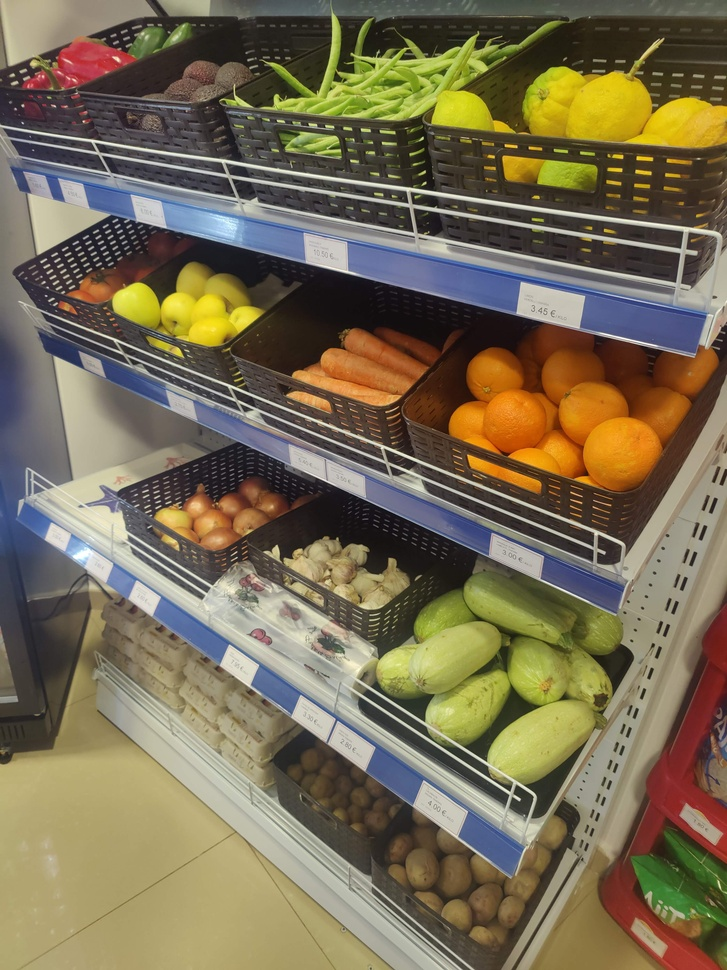
#> input picture images/fruits.jpg, 727 x 970 px, shrunk from 3000 x 4000 before the run
$ python convert_color.py
#> lines starting #> are read from the running program, lines starting #| are printed output that depends on the picture
#import libraries

from skimage import io
from skimage import color
from skimage import data
from skimage import util
from pylab import *
import matplotlib.pyplot as plt
import numpy as np


#read image
img = io.imread('images/fruits.jpg')
#> img is the input picture: shape (970, 727, 3); mean R, G, B 120.5, 109.3, 83.4

#convert to HSV
img_hsv = color.rgb2hsv(img)
#> img_hsv: shape (970, 727, 3) float64; mean of channels 0, 1, 2 0.234, 0.357, 0.492

#print ('Original Colour')
figure(0)
plt.imshow(img)
plt.show()

figure(1)
plt.imshow(img_hsv)
plt.show()

# Convert safely to 8-bit unsigned integer
img_hsv2 = util.img_as_ubyte(img_hsv)
#> img_hsv2: shape (970, 727, 3); mean of channels 0, 1, 2 59.7, 90.9, 125.6
io.imsave("images/fruits_hsv.jpg", img_hsv2)
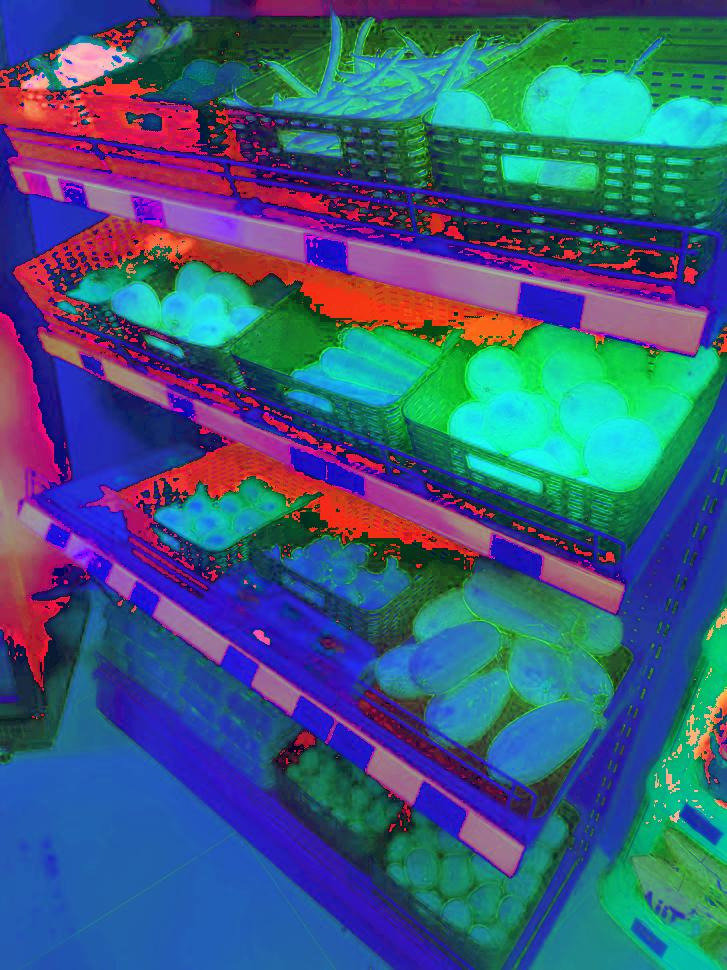
#> saved as fruits_hsv.jpg: shape (970, 727, 3); mean R, G, B 59.7, 91.1, 125.6

figure(2)
plt.imshow(img_hsv2)
plt.show()

$ run again, with images/caleta1.jpg copied over images/fruits.jpg
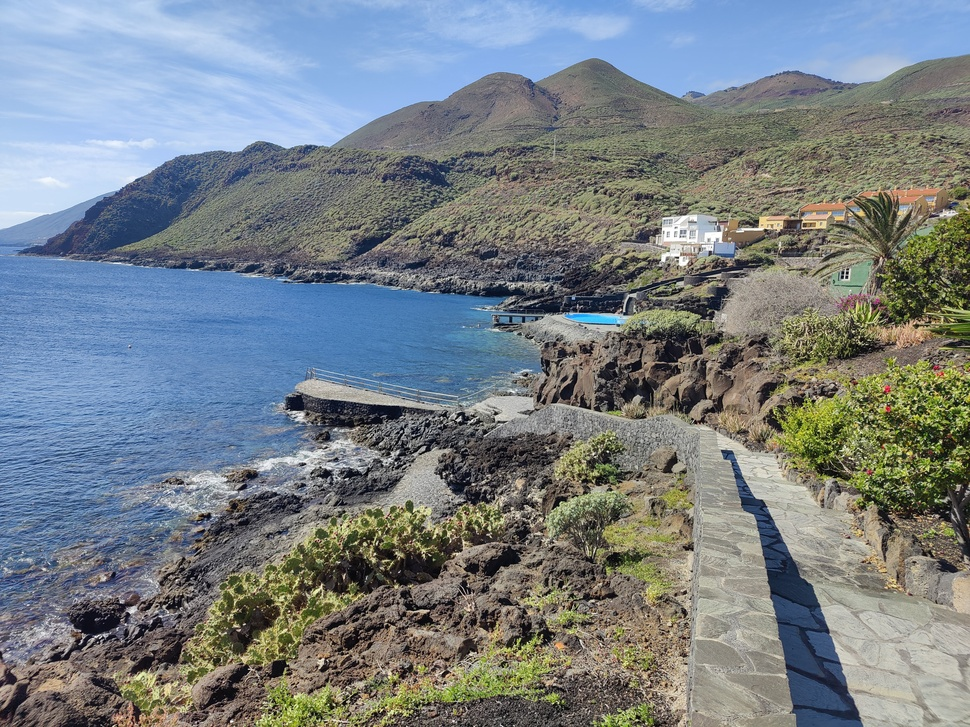
#> input picture images/caleta1.jpg, 970 x 727 px, shrunk from 4000 x 3000 before the run
#> img is the input picture: shape (727, 970, 3); mean R, G, B 119.9, 128.5, 133.6
#> img_hsv: shape (727, 970, 3) float64; mean of channels 0, 1, 2 0.372, 0.272, 0.577
#> img_hsv2: shape (727, 970, 3); mean of channels 0, 1, 2 94.9, 69.3, 147
#> `io.imsave("images/fruits_hsv.jpg", img_hsv2)`:
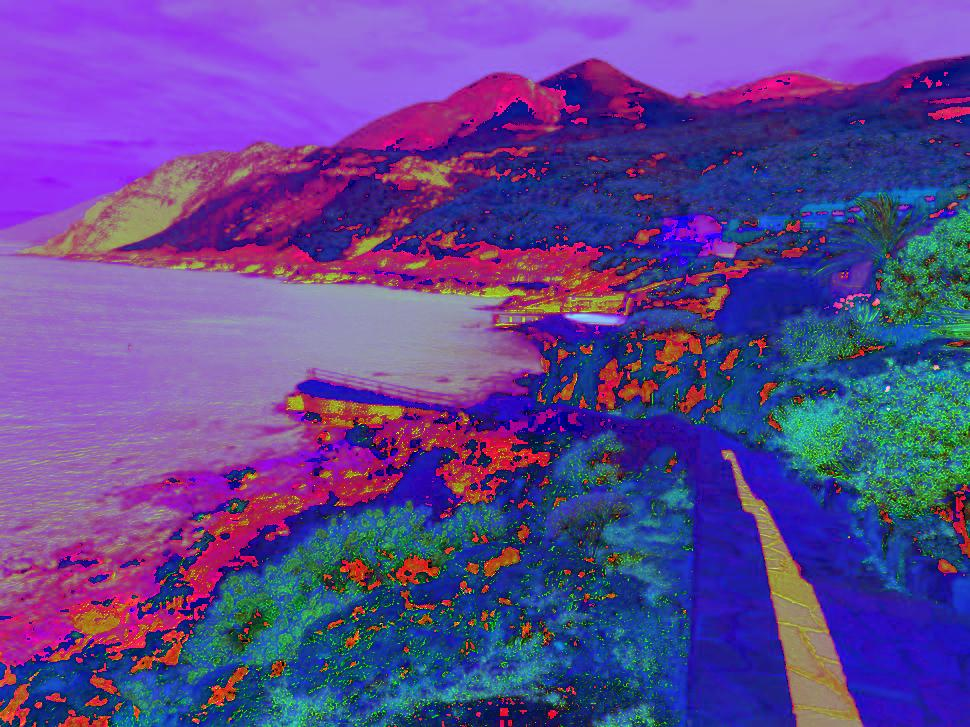
#> saved as fruits_hsv.jpg: shape (727, 970, 3); mean R, G, B 95, 69.4, 147

$ run again, with images/essaouira.jpg copied over images/fruits.jpg
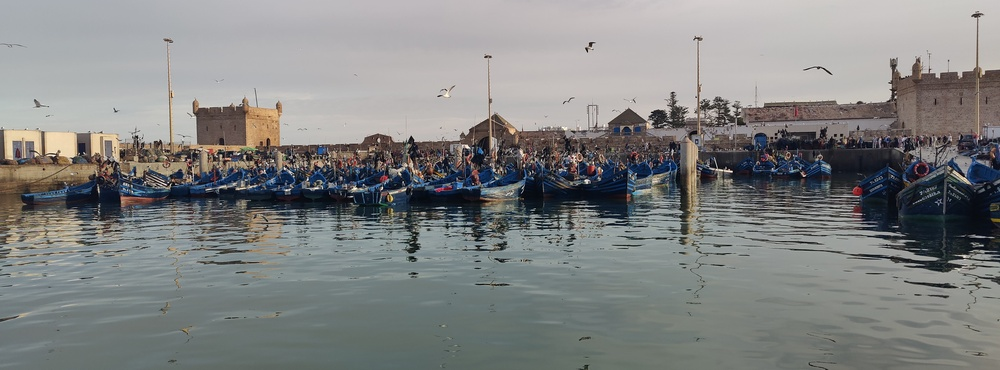
#> input picture images/essaouira.jpg, 1000 x 370 px, shrunk from 6572 x 2434 before the run
#> img is the input picture: shape (370, 1000, 3); mean R, G, B 129.5, 131, 130.3
#> img_hsv: shape (370, 1000, 3) float64; mean of channels 0, 1, 2 0.39, 0.126, 0.534
#> img_hsv2: shape (370, 1000, 3); mean of channels 0, 1, 2 99.5, 32.1, 136.2
#> `io.imsave("images/fruits_hsv.jpg", img_hsv2)`:
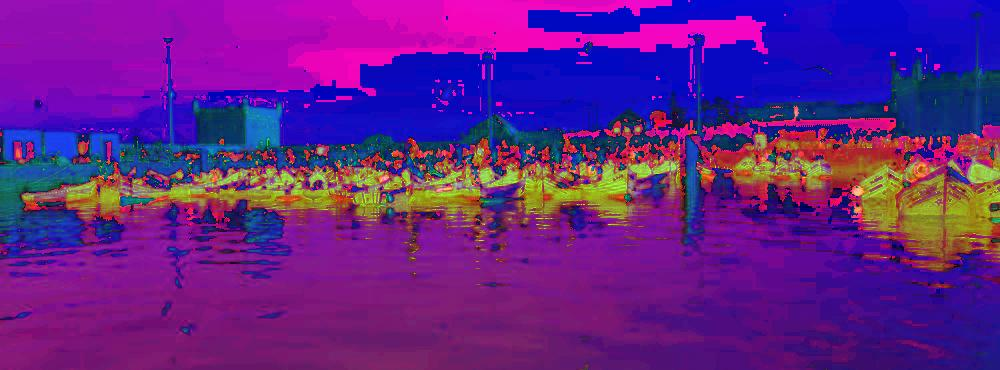
#> saved as fruits_hsv.jpg: shape (370, 1000, 3); mean R, G, B 99.6, 32.2, 136.2
